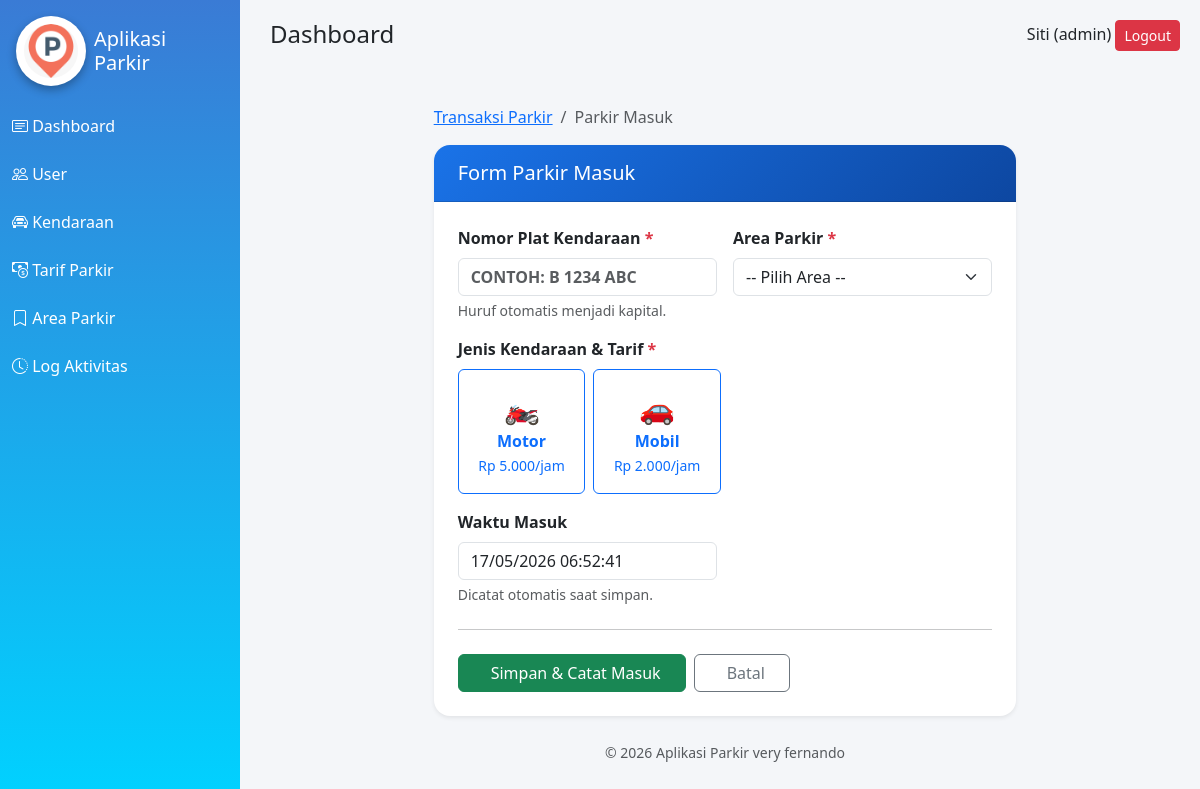
/transaksi/masuk.php (signed in), run on the app's committed database.
### tables this page shows
CREATE TABLE `tb_tarif` (
  `id_tarif` int(11) NOT NULL,
  `jenis_kendaraan` enum('motor','mobil','lainnya') DEFAULT NULL,
  `tarif_per_jam` decimal(10,0) DEFAULT NULL
);

### transaksi/masuk.php (the view, shortened to what this page needs)
<?php
include '../config/koneksi.php';
$tarif_list = mysqli_query($conn, "SELECT * FROM tb_tarif ORDER BY jenis_kendaraan");
include '../template/header.php';
include '../template/sidebar.php';
include '../template/navbar.php';
?>
<div class="content-wrapper">
<div class="container-fluid py-4">
<div class="row justify-content-center">
<div class="col-lg-8">
  <nav aria-label="breadcrumb" class="mb-3">
    <ol class="breadcrumb">
      <li class="breadcrumb-item"><a href="index.php">Transaksi Parkir</a></li>
      <li class="breadcrumb-item active">Parkir Masuk</li>
    </ol>
  </nav>
  <div class="card shadow-sm border-0 rounded-4">
    <div class="card-header rounded-top-4 py-3"
         style="background:linear-gradient(135deg,#1a73e8,#0d47a1);color:white">
      <h5 class="mb-0"><i class="fas fa-sign-in-alt me-2"></i>Form Parkir Masuk</h5>
    </div>
    <div class="card-body p-4">
      <form method="POST" action="masuk.php">
        <div class="row g-3">
          <div class="col-md-6">
            <label class="form-label fw-semibold">Nomor Plat Kendaraan <span class="text-danger">*</span></label>
            <input type="text" name="plat_nomor" class="form-control text-uppercase fw-bold"
                   placeholder="Contoh: B 1234 ABC"
                   value="<?= htmlspecialchars($_POST['plat_nomor'] ?? '') ?>"
                   required autofocus>
            <div class="form-text">Huruf otomatis menjadi kapital.</div>
          </div>
          <div class="col-md-6">
            <label class="form-label fw-semibold">Area Parkir <span class="text-danger">*</span></label>
            <select name="id_area" class="form-select" required>
              <option value="">-- Pilih Area --</option>
            </select>
          </div>
          <div class="col-12">
            <label class="form-label fw-semibold">Jenis Kendaraan & Tarif <span class="text-danger">*</span></label>
            <div class="row g-2">
              <?php
              $icon_map = ['motor'=>'🏍️','mobil'=>'🚗','truk'=>'🚛','bus'=>'🚌','sepeda'=>'🚲','lainnya'=>'🚘'];
              mysqli_data_seek($tarif_list, 0);
              while ($t = mysqli_fetch_assoc($tarif_list)):
                $ic      = $icon_map[strtolower($t['jenis_kendaraan'])] ?? '🚘';
              ?>
              <div class="col-6 col-md-4 col-lg-3">
                <label class="btn btn-outline-primary w-100 py-3 text-center"
                       for="tarif_<?= $t['id_tarif'] ?>">
                  <span style="font-size:1.8rem"><?= $ic ?></span><br>
                  <strong><?= ucfirst(htmlspecialchars($t['jenis_kendaraan'])) ?></strong><br>
                  <small>Rp <?= number_format($t['tarif_per_jam'], 0, ',', '.') ?>/jam</small>
                </label>
              </div>
              <?php endwhile; ?>
            </div>
          </div>
          <div class="col-md-6">
            <label class="form-label fw-semibold">Waktu Masuk</label>
            <input type="text" class="form-control" value="<?= date('d/m/Y H:i:s') ?>" readonly>
            <div class="form-text">Dicatat otomatis saat simpan.</div>
          </div>
        </div>
        <hr class="my-4">
        <div class="d-flex gap-2">
          <button type="submit" name="simpan" class="btn btn-success px-4">
            <i class="fas fa-save me-2"></i> Simpan & Catat Masuk
          </button>
          <a href="index.php" class="btn btn-outline-secondary px-4">
            <i class="fas fa-arrow-left me-2"></i> Batal
          </a>
        </div>
      </form>
    </div>
  </div>
</div>
</div>
</div>
</div>
<?php include '../template/footer.php'; ?>

### template/header.php (style rules this page uses)
body { background:#f4f6f9; }
.card { border-radius:12px; box-shadow:8 4px 10px rgba(0,0,0,0.1); }

### data on the page
tb_tarif: jenis_kendaraan "🏍️", jenis_kendaraan "Motor", tarif_per_jam "5.000"
tb_tarif: jenis_kendaraan "🚗", jenis_kendaraan "Mobil", tarif_per_jam "2.000"

### other printed values
$_SESSION['nama'] "Siti"
$_SESSION['role'] "admin"
